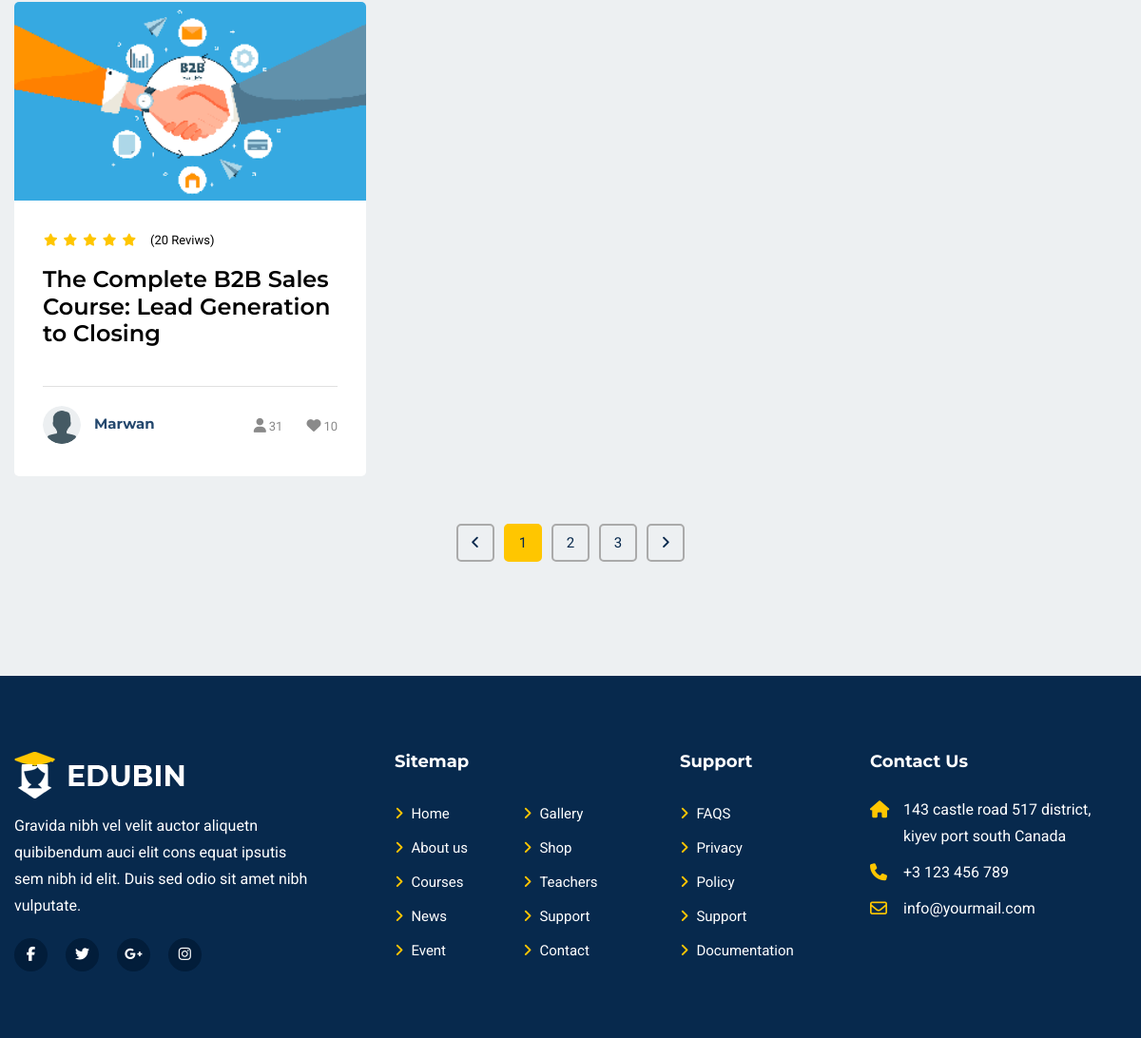
/category-detail/categorybusiness2/ (lower part), run on an earlier commit of the app's database.
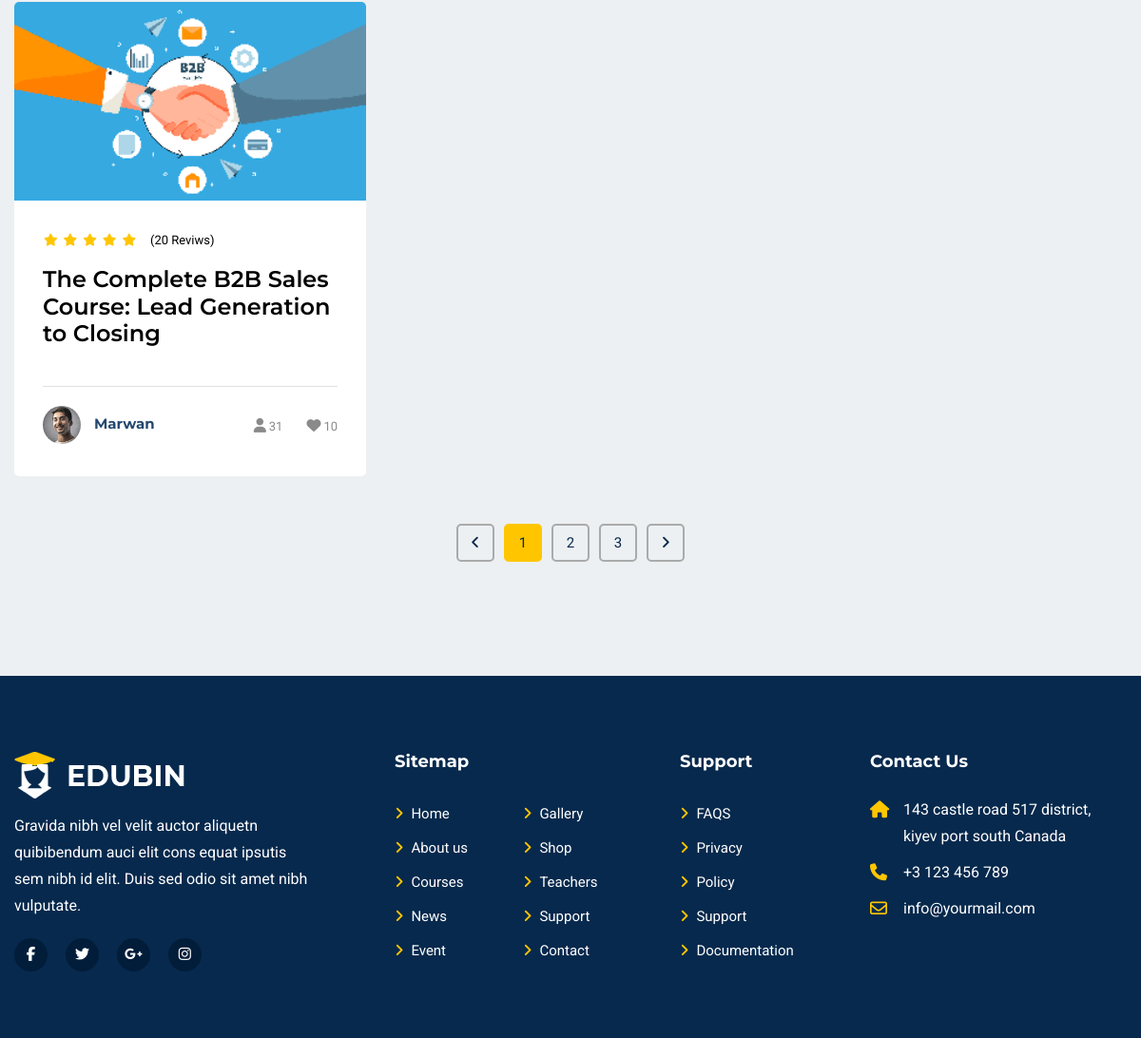
And on a later commit of the database.
### lms_main/models.py (models this page shows, shortened)
class Course(models.Model):
    STATUS = (
        ('PUBLISH', 'PUBLISH'),
        ('DRAFT', 'DRAFT'),
    )
    title = models.CharField(max_length=300)
    description = models.TextField()
    created_at = models.DateField(auto_now_add=True)
    featured_image = models.ImageField(
        upload_to='course/featured_images/', null=True)
    price = models.IntegerField(
        null=True, default=0)
    discount = models.IntegerField(null=True, blank=True)
    slug = models.SlugField(unique=True, null=True,
                            blank=True, max_length=300)
    status = models.CharField(choices=STATUS, max_length=100, null=True)
    author = models.ForeignKey(user_model.Instructor, on_delete=models.CASCADE)
    category = models.ForeignKey(
        lms_main_model.Category, on_delete=models.CASCADE)
    level = models.ForeignKey(lms_main_model.Level, on_delete=models.CASCADE)

### user/models.py (models this page shows, shortened)
class Instructor(models.Model):
    instructor = models.OneToOneField(
        User, on_delete=models.CASCADE, primary_key=True)
    profile_image = models.ImageField(
        null=True, blank=True, upload_to="profile_pictures/instructor/")
    about_me = models.TextField(null=True, blank=True)
    designation = models.CharField(null=True, blank=True, max_length=100)

class User(AbstractUser):
    username = models.CharField(_("Username"), max_length=150)
    email = models.EmailField(_("email address"), unique=True)
    USERNAME_FIELD = "email"
    REQUIRED_FIELDS = []
    objects = CustomUserManager()

### lms_main/views.py (the view)
def category_detail(request, slug):
    print(slug)
    category_obj = models.Category.objects.filter(slug=slug).first()
    print(category_obj)
    categories = models.Category.objects.all()
    category_courses = models.Course.objects.filter(
        status='PUBLISH', category_id=category_obj.id).all()
    context = {
        'categories': categories,
        'category_courses': category_courses,
        'category_obj': category_obj,
    }
    return render(request, 'lms_main/category_detail.html', context)

### lms_main/models.py (called while the page is built)
    def __str__(self):
        return f"Category {self.name}"

### lms_main/templates/lms_main/category_detail.html (shortened to what the changed rows need)
{% extends 'lms_main/base.html' %}
{% load static %}
{% block main %}
<section id="courses-part" class="pt-120 pb-120 gray-bg">
    <div class="container">
        <div class="tab-content" id="myTabContent">
            <div class="tab-pane fade show active" id="courses-grid" role="tabpanel" aria-labelledby="courses-grid-tab">
                <div class="row">
                    {% for course in category_courses %}
                    <div class="col-lg-4 col-md-6">
                        <div class="singel-course mt-30">
                            <div class="thum">
                                <div class="image">
                                    {% if course.featured_image %}
                                    <img src="{{ course.featured_image.url }}" alt="Course">
                                    {% endif %}
                                </div>
                            </div>
                            <div class="cont">
                                <ul>
                                    <li><i class="fa fa-star"></i></li>
                                    <li><i class="fa fa-star"></i></li>
                                    <li><i class="fa fa-star"></i></li>
                                    <li><i class="fa fa-star"></i></li>
                                    <li><i class="fa fa-star"></i></li>
                                </ul>
                                <span>(20 Reviws)</span>
                                <a href="{% url 'lms_main:single-course' course.slug %}">
                                    <h4>{{ course.title }}</h4>
                                </a>
                                <div class="course-teacher">
                                    <div class="thum">
                                        <a href="#">
                                            {% if course.author.profile_image %}
                                            <img src="{{ course.author.profile_image.url }}" alt="teacher">
                                            {% else %}
                                            <img src="{% static 'images/profile/user.png' %}" alt="teacher">
                                        {% endif %}
                                    </a>
                                    </div>
                                    <div class="name">
                                        <a href="#">
                                            <h6>{{ course.author.instructor.first_name }}</h6>
                                        </a>
                                    </div>
                                    <div class="admin">
                                        <ul>
                                            <li><a href="#"><i class="fa fa-user"></i><span>31</span></a></li>
                                            <li><a href="#"><i class="fa fa-heart"></i><span>10</span></a></li>
                                        </ul>
                                    </div>
                                </div>
                            </div>
                        </div>
                    </div>
                    {% endfor %}
                </div>
            </div>
        </div>
    </div>
</section>
{% endblock %}

What changed in the data, as far as the page shows it:
changed through a linked row, Course "The Complete B2B Sales Course: Lead Generation to Closing": author.profile_image: picture added; profile_image: picture removed
